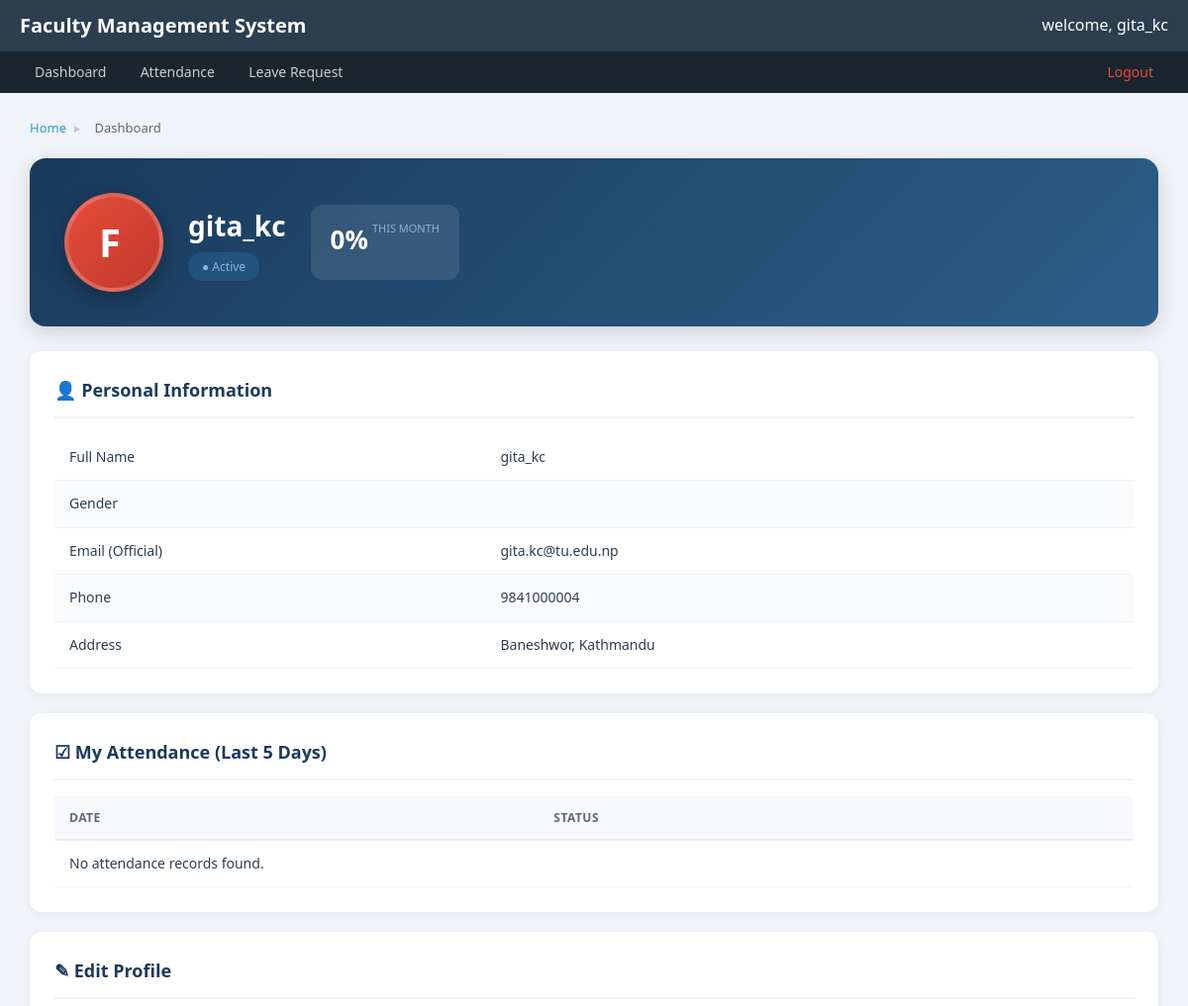
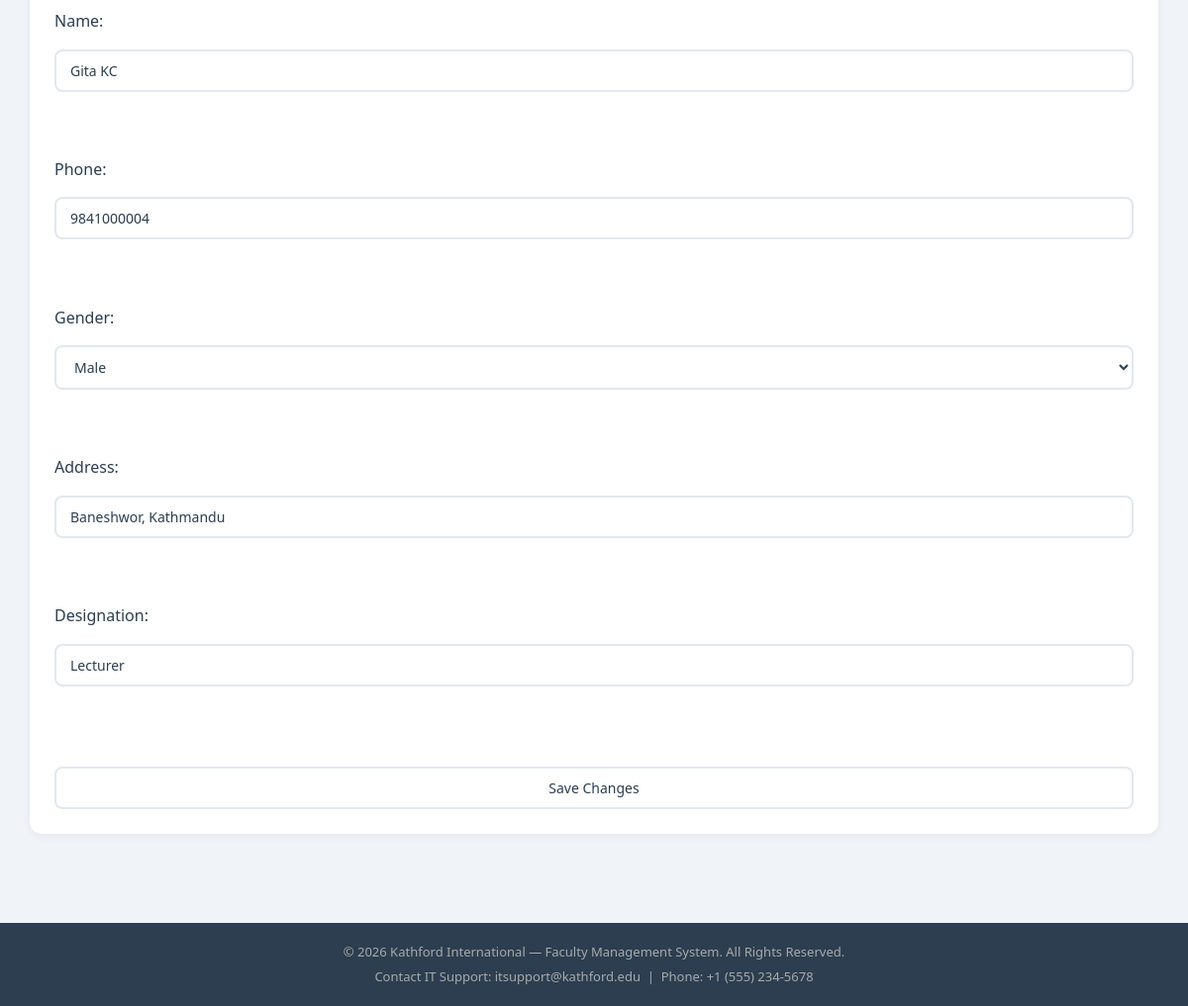
Screenshot of /dashboard.php (signed in) with the database file from the repository (2 pictures, top to bottom).
### tables this page shows
CREATE TABLE `faculty` (
  `id` int(11) NOT NULL,
  `faculty_name` varchar(100) DEFAULT NULL,
  `gender` varchar(20) DEFAULT NULL,
  `faculty_phone` varchar(20) DEFAULT NULL,
  `faculty_address` varchar(200) DEFAULT NULL,
  `faculty_designation` varchar(100) DEFAULT NULL,
  `user_id` int(11) DEFAULT NULL
);

### dashboard.php (the view, shortened to what this page needs)
<?php
include 'dbconnect.php';
$id = $_SESSION['faculty_id'];
$sql = "SELECT * FROM faculty WHERE id = $id";
$result = mysqli_query($conn, $sql);
if ($result) {
  $row = mysqli_fetch_assoc($result);
}
$att_query = "SELECT date, status FROM attendance WHERE f_id = $id ORDER BY date DESC LIMIT 5";
$att_result = mysqli_query($conn, $att_query);
$month_total = 0;
$month_present = 0;
$month_percentage = $month_total > 0 ? round(($month_present / $month_total) * 100, 1) : 0;
?>
<!doctype html>
<html lang="en">
  <head>
    <link rel="stylesheet" href="style.css" />
  </head>
  <body>
    <header>
      <div class="header-top">
        <span class="site-name">Faculty Management System</span>
        welcome, <?php echo $_SESSION['username']; ?>
      </div>
      <nav>
        <a href="dashboard.php">Dashboard</a>
        <a href="attendance.php">Attendance</a>
        <a href="leaverequest.php">Leave Request</a>
        <a href="index.html" class="logout">Logout</a>
      </nav>
    </header>
    <main>
      <nav>
        <span>
          <a href="dashboard.php">Home</a>
          <span>&#9656;</span>
          <span>Dashboard</span>
        </span>
      </nav>
      <section>
        <div>
          <span>F</span>
        </div>
        <div>
          <h1><?php echo $_SESSION['username']; ?></h1>
          <div>
            <span>&#9679; Active</span>
          </div>
        </div>
        <div>
          <div>
            <p><?php echo $month_percentage; ?>%</p>
            <p>This Month</p>
          </div>
        </div>
      </section>
      <div>
        <div>
          <article>
            <h2>&#128100; Personal Information</h2>
            <table>
              <tbody>
                <tr>
                  <td>Full Name</td>
                  <td><?php echo $_SESSION['username']; ?></td>
                </tr>
                <tr>
                  <td>Gender</td>
                  <td><?php echo $row['gender']; ?></td>
                </tr>
                <tr>
                  <td>Email (Official)</td>
                  <td><?php echo $_SESSION['email']; ?></td>
                </tr>
                <tr>
                  <td>Phone</td>
                  <td><?php echo $row['faculty_phone']; ?></td>
                </tr>
                <tr>
                  <td>Address</td>
                  <td><?php echo $row['faculty_address']; ?></td>
                </tr>
              </tbody>
            </table>
          </article>
          <article>
            <h2>&#9745; My Attendance (Last 5 Days)</h2>
            <table>
              <thead>
                <tr>
                  <th>Date</th>
                  <th>Status</th>
                </tr>
              </thead>
              <tbody>
                <?php
if ($att_result && mysqli_num_rows($att_result) > 0) {
  while ($att_row = mysqli_fetch_assoc($att_result)) {
    echo "<tr>";
    echo "<td>" . $att_row['date'] . "</td>";
    echo "<td>" . $att_row['status'] . "</td>";
    echo "</tr>";
  }
}
else {
  echo "<tr><td colspan='2'>No attendance records found.</td></tr>";
}
?>
              </tbody>
            </table>
          </article>
          <article>
            <h2>&#9998; Edit Profile</h2>
            <form method="POST">
              Name:<br>
              <input type="text" name="name" value="<?php echo $row['faculty_name']; ?>"><br><br>
              Phone:<br>
              <input type="text" name="phone" value="<?php echo $row['faculty_phone']; ?>"><br><br>
              Gender:<br>
              <select name="gender">
                <option value="Male" <?php if ($row['gender'] == 'Male')
  echo 'selected'; ?>>Male</option>
              </select><br><br>
              Address:<br>
              <input type="text" name="address" value="<?php echo $row['faculty_address']; ?>"><br><br>
              Designation:<br>
              <input type="text" name="designation" value="<?php echo $row['faculty_designation']; ?>"><br><br>
              <input type="submit" name="update" value="Save Changes">
            </form>
          </article>
        </div>
      </div>
    </main>
    <footer>
      <p>&copy; 2026 Kathford International &mdash; Faculty Management System. All Rights Reserved.</p>
      <p>Contact IT Support: <span>itsupport@kathford.edu</span> &nbsp;|&nbsp; Phone: +1 (555) 234-5678</p>
    </footer>
  </body>
</html>

### style.css (style rules this page uses)
* { margin: 0; padding: 0; box-sizing: border-box; }
body { font-family: "Segoe UI", Tahoma, Geneva, Verdana, sans-serif; background-color: #f0f4f8; color: #2c3e50; line-height: 1.6; min-height: 100vh; display: flex; flex-direction: column; }
a { text-decoration: none; color: #3498db; }
h1 { font-size: 26px; font-weight: 700; color: #1a3a5c; margin-bottom: 4px; }
h2 { font-size: 18px; font-weight: 600; color: #1a3a5c; margin-bottom: 16px; padding-bottom: 12px; border-bottom: 2px solid #f0f3f6; }
header { background-color: #2c3e50; color: white; padding: 0; }
.header-top { display: flex; justify-content: space-between; align-items: center; padding: 10px 20px; }
.site-name { font-size: 20px; font-weight: bold; color: white; }
header nav { background-color: #1a252f; padding: 0 20px; }
header nav a { display: inline-block; color: #ccc; padding: 10px 15px; text-decoration: none; font-size: 14px; }
header nav a.logout { color: #e74c3c; float: right; }
header nav::after { content: ""; display: table; clear: both; }
main { flex: 1; padding: 25px 30px; max-width: 1400px; margin: 0 auto; width: 100%; }
main>nav { margin-bottom: 20px; }
main>nav>span { color: #7f8c9b; font-size: 13px; display: flex; align-items: center; gap: 2px; }
main>nav>span>span { color: #bcc5ce; margin: 0 6px; }
main>nav>span>span:last-child { color: #5a6a7a; font-weight: 500; }
main>div:first-of-type { margin-bottom: 25px; }
section { display: flex; gap: 15px; flex-wrap: wrap; margin-bottom: 25px; }
article { background: white; border-radius: 12px; padding: 20px; box-shadow: 0 2px 8px rgba(0, 0, 0, 0.06); flex: 1; min-width: 180px; }
table { width: 100%; border-collapse: collapse; margin-top: 10px; }
thead tr { background-color: #f7f9fc; }
th { text-align: left; padding: 12px 15px; color: #5a6a7a; font-size: 12px; text-transform: uppercase; letter-spacing: 0.5px; font-weight: 600; border-bottom: 2px solid #e8edf2; }
td { padding: 12px 15px; font-size: 14px; color: #2c3e50; border-bottom: 1px solid #f0f3f6; }
tbody tr:nth-child(even) { background-color: #fafbfd; }
form { display: flex; flex-wrap: wrap; gap: 15px; align-items: flex-end; }
input, select, textarea { width: 100%; padding: 10px 14px; border: 2px solid #e1e8ef; border-radius: 8px; font-size: 14px; color: #2c3e50; font-family: inherit; transition: border-color 0.3s ease; background-color: white; }
footer { background-color: #2c3e50; color: #aaa; text-align: center; padding: 15px; margin-top: 20px; font-size: 13px; }
footer p { margin: 4px 0; }
main>div:has(aside), main>div:has(> div > article) { display: flex; gap: 25px; flex-wrap: wrap; }
main>div:has(aside)>section, main>div:has(> div > article)>div { flex: 1; min-width: 320px; }
main>div>div>article, main>div>section>article { background: white; border-radius: 12px; padding: 25px; margin-bottom: 20px; box-shadow: 0 2px 8px rgba(0, 0, 0, 0.06); }
main>section:first-of-type { background: linear-gradient(135deg, #1a3a5c, #2c5f8a); border-radius: 16px; padding: 35px; margin-bottom: 25px; box-shadow: 0 6px 20px rgba(0, 0, 0, 0.15); display: flex; align-items: center; gap: 25px; flex-wrap: wrap; color: white; }
main>section:first-of-type h1 { color: white; font-size: 28px; }
main>section:first-of-type p { color: #8ab4d6; font-size: 14px; margin-bottom: 4px; }
main>section:first-of-type span { display: inline-block; background: rgba(52, 152, 219, 0.2); color: #8ab4d6; padding: 5px 14px; border-radius: 20px; font-size: 12px; font-weight: 500; margin-right: 8px; }
main>section:first-of-type>div:first-child { width: 100px; height: 100px; background: linear-gradient(135deg, #e74c3c, #c0392b); border-radius: 50%; display: flex; align-items: center; justify-content: center; border: 4px solid rgba(255, 255, 255, 0.2); box-shadow: 0 8px 25px rgba(0, 0, 0, 0.3); flex-shrink: 0; }
main>section:first-of-type>div:first-child>span { color: white; font-size: 40px; font-weight: 700; background: none; padding: 0; }
main>section:first-of-type>div:last-child { display: flex; gap: 15px; flex-wrap: wrap; }
main>section:first-of-type>div:last-child>div { text-align: center; background: rgba(255, 255, 255, 0.1); border-radius: 12px; padding: 15px 20px; }
main>section:first-of-type>div:last-child>div>p:first-child { font-size: 26px; font-weight: 700; color: white; }
main>section:first-of-type>div:last-child>div>p:last-child { font-size: 11px; color: #8ab4d6; text-transform: uppercase; }
section>div:last-child>div { display: flex; gap: 4px; }

### rows the page displays
faculty: faculty_phone "9841000004", faculty_address "Baneshwor, Kathmandu", name "Gita KC", phone "9841000004", address "Baneshwor, Kathmandu", designation "Lecturer"

### other values shown
$_SESSION['username'] "gita_kc"
$month_percentage "0"
$_SESSION['email'] "gita.kc@tu.edu.np"
